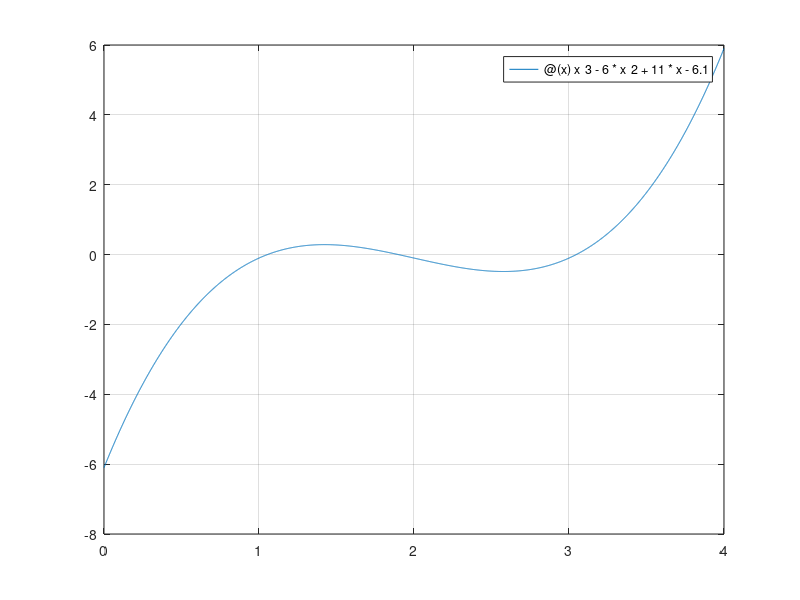

Write the MATLAB code that produced this figure.
% (a) Graphically
f = @(x) x^3-6*x^2+11*x-6.1;
fplot(f,[0,4])
grid on

% (b) Newton-Raphson methond
f = @(x) x^3-6*x^2+11*x-6.1;
df = @(x) 3*x^2-12*x+11;
x = 3.5;
for i = 1:3
    x = x-f(x)/df(x);
end
x

% (c) secant methond
f = @(x) x^3-6*x^2+11*x-6.1;
x1 = 2.5; x2 = 3.5;
for i = 1:3
    x = x1-f(x1)*(x2-x1)/(f(x2)-f(x1));
    x2 = x1;
    x1 = x;
end
x

% (d) modified-secant methond
f = @(x) x^3-6*x^2+11*x-6.1;
x = 3.5; d = 0.01;
for i = 1:3
    x = x-d*x*f(x)/(f(x+d*x)-f(x));
end
x

% (e) matlab function
roots([1,-6,11,-6.1])